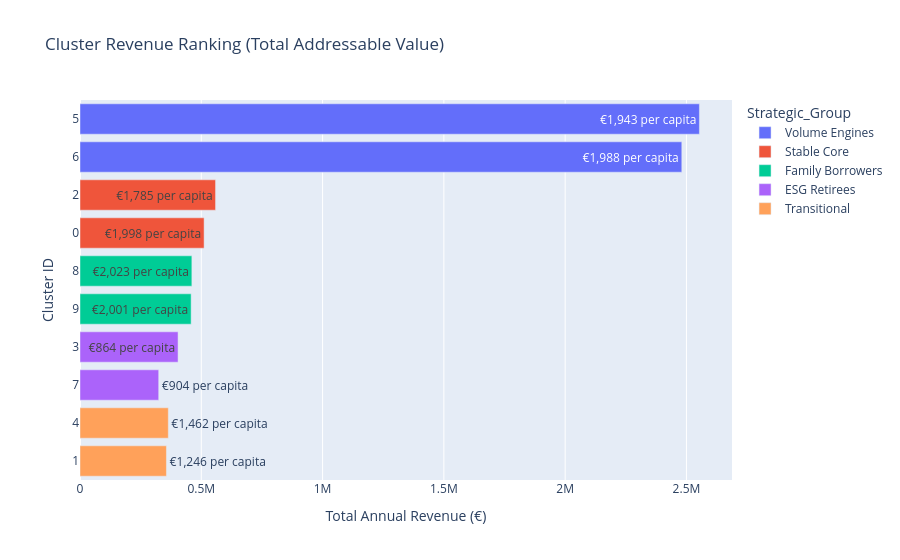

The cell this chart's notebook holds for it:
### Markdown cell above
## Section 2: Revenue Ranking Chart
Visualize Total Addressable Revenue (TAR) by strategic group and export formatted ranking.

### Code cell
# Section 2 - Revenue Ranking Chart
# Define Strategic Groups
strats = {
    5: "Volume Engines", 6: "Volume Engines",
    0: "Stable Core", 2: "Stable Core",
    8: "Family Borrowers", 9: "Family Borrowers",
    3: "ESG Retirees", 7: "ESG Retirees",
    1: "Transitional", 4: "Transitional"
}
cluster_revenue['Strategic_Group'] = cluster_revenue['Cluster'].map(strats)

fig = px.bar(
    cluster_revenue, x='Total_Revenue', y='Cluster', orientation='h',
    color='Strategic_Group', 
    text=cluster_revenue['Per_Capita_Revenue'].apply(lambda x: f"€{x:,.0f} per capita"),
    title="Cluster Revenue Ranking (Total Addressable Value)",
    labels={'Total_Revenue': 'Total Annual Revenue (€)', 'Cluster': 'Cluster ID'}
)
fig.update_layout(yaxis=dict(type='category', autorange="reversed"))
fig.show()

# Export with Openpyxl formatting
output_path = RESULTS_DIR / "cluster_revenue_ranking_v2.xlsx"
with pd.ExcelWriter(output_path, engine='openpyxl') as writer:
    cluster_revenue.to_excel(writer, index=False, sheet_name="Ranking")
    worksheet = writer.sheets['Ranking']
    
    # Simple conditional formatting rule via openpyxl
    rule = ColorScaleRule(start_type='min', start_color='F8696B',
                          mid_type='percentile', mid_value=50, mid_color='FFEB84',
                          end_type='max', end_color='63BE7B')
    worksheet.conditional_formatting.add(f'D2:D{len(cluster_revenue)+1}', rule)

logger.info(f"Saved ranked revenue to {output_path}")

### Figure 1 — Plotly figure (JSON) as saved in the notebook; plotly's stock layout.template omitted (floating-point values rounded to 4 significant figures)
{"data": [{"hovertemplate": "Strategic_Group=Volume Engines<br>Total Annual Revenue (€)=%{x}<br>Cluster ID=%{y}<br>text=%{text}<extra></extra>", "legendgroup": "Volume Engines", "marker": {"color": "#636efa", "pattern": {"shape": ""}}, "name": "Volume Engines", "orientation": "h", "showlegend": true, "text": ["€1,943 per capita", "€1,988 per capita"], "textposition": "auto", "type": "bar", "x": [2553000.0, 2481000.0], "xaxis": "x", "y": [5, 6], "yaxis": "y"}, {"hovertemplate": "Strategic_Group=Stable Core<br>Total Annual Revenue (€)=%{x}<br>Cluster ID=%{y}<br>text=%{text}<extra></extra>", "legendgroup": "Stable Core", "marker": {"color": "#EF553B", "pattern": {"shape": ""}}, "name": "Stable Core", "orientation": "h", "showlegend": true, "text": ["€1,785 per capita", "€1,998 per capita"], "textposition": "auto", "type": "bar", "x": [558800.0, 511600.0], "xaxis": "x", "y": [2, 0], "yaxis": "y"}, {"hovertemplate": "Strategic_Group=Family Borrowers<br>Total Annual Revenue (€)=%{x}<br>Cluster ID=%{y}<br>text=%{text}<extra></extra>", "legendgroup": "Family Borrowers", "marker": {"color": "#00cc96", "pattern": {"shape": ""}}, "name": "Family Borrowers", "orientation": "h", "showlegend": true, "text": ["€2,023 per capita", "€2,001 per capita"], "textposition": "auto", "type": "bar", "x": [461200.0, 458100.0], "xaxis": "x", "y": [8, 9], "yaxis": "y"}, {"hovertemplate": "Strategic_Group=ESG Retirees<br>Total Annual Revenue (€)=%{x}<br>Cluster ID=%{y}<br>text=%{text}<extra></extra>", "legendgroup": "ESG Retirees", "marker": {"color": "#ab63fa", "pattern": {"shape": ""}}, "name": "ESG Retirees", "orientation": "h", "showlegend": true, "text": ["€864 per capita", "€904 per capita"], "textposition": "auto", "type": "bar", "x": [404200.0, 324500.0], "xaxis": "x", "y": [3, 7], "yaxis": "y"}, {"hovertemplate": "Strategic_Group=Transitional<br>Total Annual Revenue (€)=%{x}<br>Cluster ID=%{y}<br>text=%{text}<extra></extra>", "legendgroup": "Transitional", "marker": {"color": "#FFA15A", "pattern": {"shape": ""}}, "name": "Transitional", "orientation": "h", "showlegend": true, "text": ["€1,462 per capita", "€1,246 per capita"], "textposition": "auto", "type": "bar", "x": [364100.0, 356300.0], "xaxis": "x", "y": [4, 1], "yaxis": "y"}], "layout": {"barmode": "relative", "legend": {"title": {"text": "Strategic_Group"}, "tracegroupgap": 0}, "title": {"text": "Cluster Revenue Ranking (Total Addressable Value)"}, "xaxis": {"anchor": "y", "domain": [0, 1], "title": {"text": "Total Annual Revenue (€)"}}, "yaxis": {"anchor": "x", "autorange": "reversed", "domain": [0, 1], "title": {"text": "Cluster ID"}, "type": "category"}}}
